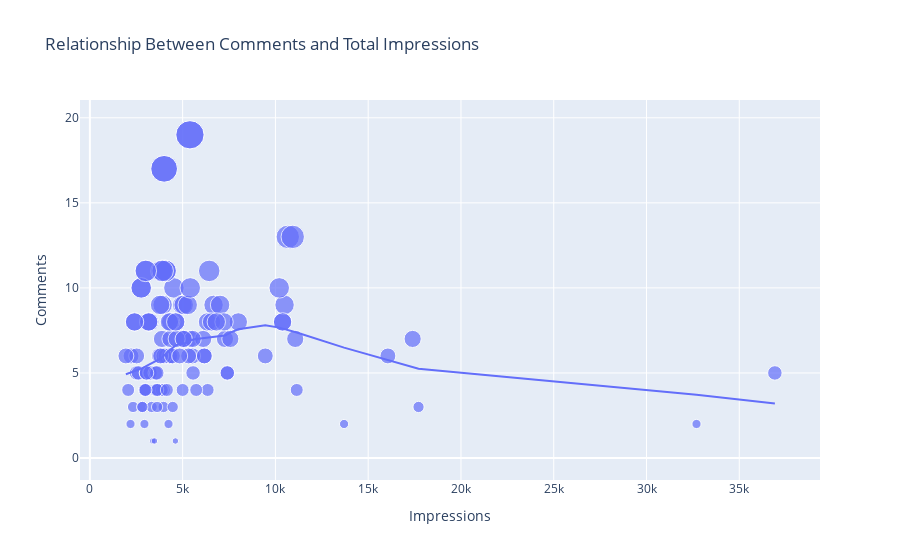

Notebook code cell kept with this figure:
### Code cell
figure = px.scatter(data_frame = data, x="Impressions",
                    y="Comments", size="Comments", trendline="lowess", 
                    title = "Relationship Between Comments and Total Impressions")
figure.show()
